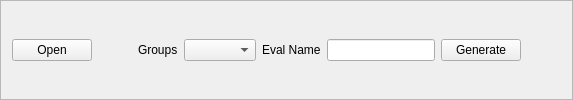
         <widget class="QFrame" name="frame_87">
          <property name="frameShape">
           <enum>QFrame::StyledPanel</enum>
          </property>
          <property name="frameShadow">
           <enum>QFrame::Raised</enum>
          </property>
          <layout class="QHBoxLayout" name="horizontalLayout_25">
           <item>
            <widget class="QPushButton" name="group_eval_open_button">
             <property name="text">
              <string>Open</string>
             </property>
            </widget>
           </item>
           <item>
            <spacer name="horizontalSpacer_45">
             <property name="orientation">
              <enum>Qt::Horizontal</enum>
             </property>
             <property name="sizeHint" stdset="0">
              <size>
               <width>40</width>
               <height>20</height>
              </size>
             </property>
            </spacer>
           </item>
           <item>
            <widget class="QLabel" name="label_108">
             <property name="text">
              <string>Groups</string>
             </property>
            </widget>
           </item>
           <item>
            <widget class="QComboBox" name="group_eval_comboBox"/>
           </item>
           <item>
            <widget class="QLabel" name="label_151">
             <property name="text">
              <string>Eval Name</string>
             </property>
            </widget>
           </item>
           <item>
            <widget class="QLineEdit" name="group_eval_name_lineEdit"/>
           </item>
           <item>
            <widget class="QPushButton" name="group_generate_button">
             <property name="text">
              <string>Generate</string>
             </property>
            </widget>
           </item>
           <item>
            <spacer name="horizontalSpacer_26">
             <property name="orientation">
              <enum>Qt::Horizontal</enum>
             </property>
             <property name="sizeHint" stdset="0">
              <size>
               <width>40</width>
               <height>20</height>
              </size>
             </property>
            </spacer>
           </item>
          </layout>
         </widget>
